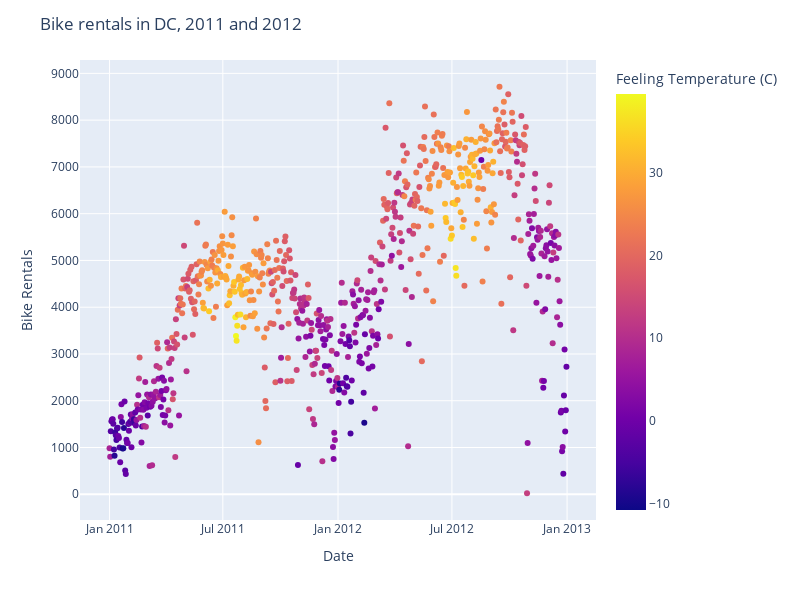

Here is the notebook cell this chart was saved with:
### Markdown cell above
## Exploratory data analysis

8.  Recreate the following visualization, and interpret it in context of the data. **Hint:** You will need to use one of the variables you created above. The temperature plotted is the feeling temperature. To get a nice title on the color bar I used:

        fig.update_layout(coloraxis_colorbar_title='Feeling Temperature (C)')

![Bike Rental](images/BikeRentalTemp.jpg)

9.  Create a visualization displaying the relationship between bike rentals and season. Interpret the plot in context of the data.

### Code cell
# Visualization - recreate the graph
fig = px.scatter(DF, 
                 x = 'dteday',
                 y = 'cnt',
                 color = 'feelingtemp',
                 
                
                )
fig.update_layout(coloraxis_colorbar_title='Feeling Temperature (C)',
                  title = 'Bike rentals in DC, 2011 and 2012',
                  xaxis_title = 'Date',
                  yaxis_title = 'Bike Rentals',
                  width = 800,
                  height = 600
                  
                 
                 )
fig.show()

### Figure 1 — Plotly figure (JSON) as saved in the notebook; plotly's stock layout.template omitted (floating-point values rounded to 4 significant figures; data arrays with more than 128 entries replaced by an {"elided": "..."} marker saying what was removed)
{"data": [{"hovertemplate": "dteday=%{x}<br>cnt=%{y}<br>feelingtemp=%{marker.color}<extra></extra>", "legendgroup": "", "marker": {"color": {"elided": "731 float values"}, "coloraxis": "coloraxis", "symbol": "circle"}, "mode": "markers", "name": "", "orientation": "v", "showlegend": false, "type": "scatter", "x": {"elided": "731 str values"}, "xaxis": "x", "y": {"elided": "731 int values"}, "yaxis": "y"}], "layout": {"coloraxis": {"colorbar": {"title": {"text": "Feeling Temperature (C)"}}, "colorscale": [[0, "#0d0887"], [0.1111, "#46039f"], [0.2222, "#7201a8"], [0.3333, "#9c179e"], [0.4444, "#bd3786"], [0.5556, "#d8576b"], [0.6667, "#ed7953"], [0.7778, "#fb9f3a"], [0.8889, "#fdca26"], [1, "#f0f921"]]}, "height": 600, "legend": {"tracegroupgap": 0}, "margin": {"t": 60}, "title": {"text": "Bike rentals in DC, 2011 and 2012"}, "width": 800, "xaxis": {"anchor": "y", "domain": [0, 1], "title": {"text": "Date"}}, "yaxis": {"anchor": "x", "domain": [0, 1], "title": {"text": "Bike Rentals"}}}}
